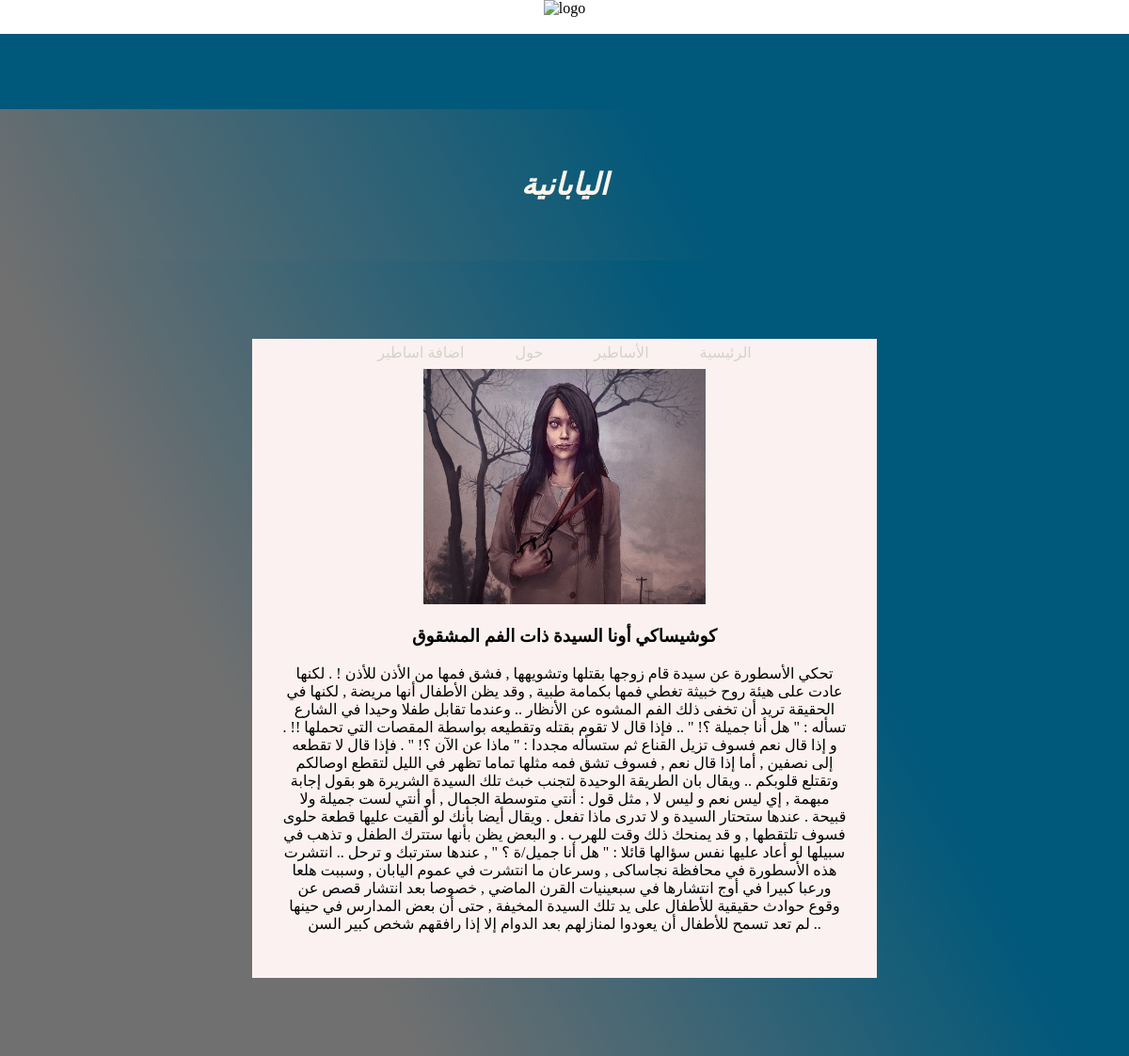
The app's page /view.php?name=اليابانية with its own data.
### tables this page shows
CREATE TABLE `legends` (
  `id` int(11) NOT NULL,
  `name` varchar(100) NOT NULL,
  `title` varchar(100) NOT NULL,
  `description` text NOT NULL
);

### view.php (the view, shortened to what this page needs)
<?php
$connection = mysqli_connect('localhost', 'root', '', 'unicorn');
?>
<!DOCTYPE html>
<html lang="en">
<head>
    <mate charest="UTF-8">
        <link rel="stylesheet" href="style.css">
</head>
<body background="https://www.ralentirtravaux.com/images/mercure-confiant-bacchus.jpg">
    <center><img Src="https://logo-maker-api.s3.us-west-2.amazonaws.com/projects/5fbc470caf08f00d75728786/thumbnail.png?AWSAccessKeyId=AKIA6LFXYJ6BXG4EKM6A&Expires=1606509888&Signature=dNUm0GqFy4Mpu8PdpzitJ7n36UQ%3D" height="150" width="150" alt="logo"></center>
    <span id=clockSpan></span>
    <div class="container">
        <nav style="margin-top:15px">
            <ul>
                <li><a href="add.php">اضافة اساطير</a></li>
                <li><a href="">حول</a></li>
                <li><a href="">الأساطير</a></li>
                <li><a href="home.php">الرئيسية</a></li>
            </ul>
        </nav>
    </div>
    <div class="main">
        <div class="main-text">
            <h1 class="text"><?php echo $_GET['name'] ?></h1>
        </div>
    </div>
    <?php
    if ($_GET['name'] == 'العربية') {
        $get = mysqli_query($connection, "SELECT * FROM legends where name='العربية'");
        $legend = mysqli_fetch_array($get);
    ?>
        <div class="cards" style="text-align: center;">
            <div class="card" style="width:600px">
                <div class="photo">
                    <img Src="https://pbs.twimg.com/profile_images/2417929642/t5vjvvjrh1ahcx8douze_400x400.jpeg" height="250" width="300" alt="العنقاء" class="card-img">
                </div>
                <div class="cards-text">
                    <h3> <?php echo   $legend['title']  ?></h3>
                    <p><?php echo  $legend['description']  ?></p>
                </div>
            </div>
        </div>
    <?php
    } elseif ($_GET['name'] == 'اليابانية') {
        $get = mysqli_query($connection, "SELECT * FROM legends where name='اليابانية'");
        $legend = mysqli_fetch_array($get);
    ?>
        <div class="cards" style="text-align: center;">
            <div class="card" style="width:600px">
                <div class="photo">
                    <img Src="japan.jpg" height="250" width="300" alt="الاعمدة البشرية" class="card-img">
                </div>
                <div class="cards-text">
                    <h3> <?php echo   $legend['title']  ?></h3>
                    <p><?php echo  $legend['description']  ?></p>
                </div>
            </div>
        </div>
    <?php
    }
    ?>
</body>
</html>

### records on screen
legends: title "كوشيساكي أونا السيدة ذات الفم المشقوق", description "تحكي الأسطورة عن سيدة قام زوجها بقتلها وتشويهها , فشق فمها من الأذن للأذن ! . لكنها عادت على هيئة روح خبيثة تغطي فمها بكمامة طبية , وقد يظن الأطفال أنها مريضة , لكنها في الحقيقة تريد أن تخفى ذلك الفم المشوه عن الأنظار .. وعندما تقابل طفلا وحيدا في الشارع تسأله : \" هل أنا جميلة ؟! \" .. فإذا قال لا تقوم بقتله وتقطيعه بواسطة المقصات التي تحملها !! . و إذا قال نعم فسوف تزيل القناع ثم ستسأله مجددا : \" ماذا عن الآن ؟! \" . فإذا قال لا تقطعه إلى نصفين , أما إذا قال نعم , فسوف تشق فمه مثلها تماما تظهر في الليل لتقطع اوصالكم وتقتلع قلوبكم .. ويقال بان الطريقة الوحيدة لتجنب خبث تلك السيدة الشريرة هو بقول إجابة مبهمة , إي ليس نعم و ليس لا , مثل قول : أنتي متوسطة الجمال , أو أنتي لست جميلة ولا قبيحة .…"

### other values on screen
$_GET['name'] "اليابانية"
